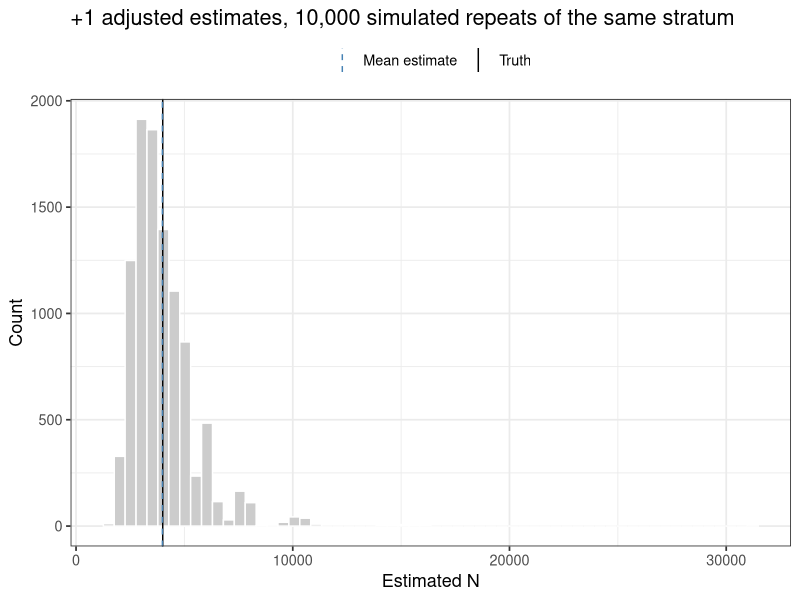
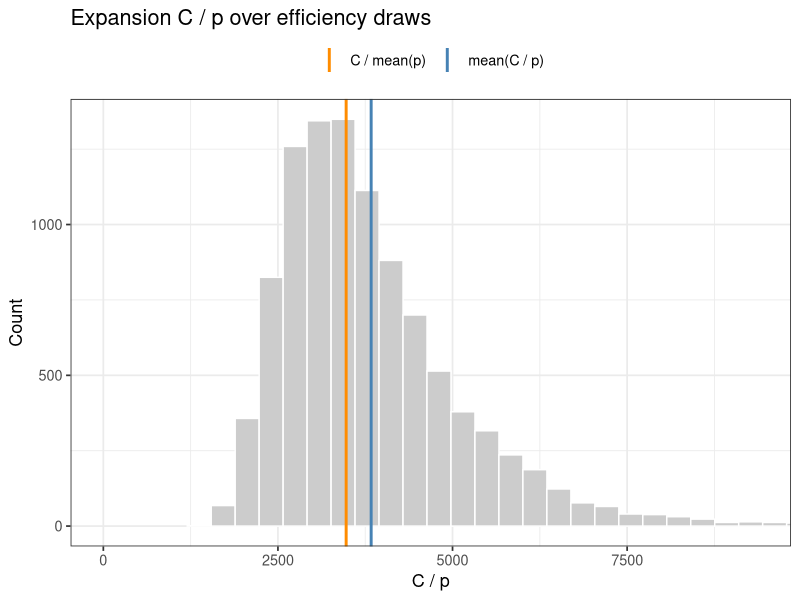

Generate these figures, in order, with R:
# Trap efficiency at a screw trap
# (Run time: under 5 seconds. Times vary up to 2x between computers.)
# (Run 00_setup.R once first: it installs packages and checks JAGS.)
#
# One stratum at a rotary screw trap. Some passing fish are caught. Separately,
# M fish are marked and released upstream (an efficiency trial), and R of them
# are caught again. R / M estimates trap efficiency, and the unmarked catch C
# divided by efficiency estimates how many fish passed.
#
# Two estimators of passage N:
#   Simple expansion:   C * M / R          (catch divided by R / M; it has the
#                                           Lincoln-Petersen form)
#   +1 adjusted:        C * (M + 1) / (R + 1)
# The +1 version is the same idea as Chapman's correction, written for this
# setup: here C is the unmarked catch and the marked fish come from a
# separate trial, which is not the two-sample design Chapman's formula
# assumes. For R ~ Binomial(M, p), E[(M + 1) / (R + 1)] = (1 - (1 - p)^(M + 1)) / p,
# so the adjusted estimator averages N * (1 - (1 - p)^(M + 1)): nearly
# unbiased unless M is tiny or p is very small.
#
# Plain R, no JAGS. All data are simulated, so we know the truth.
# This is a teaching example, not the estimator IDFG uses.

library(ggplot2)

# 0. The talk's exact toy example: plain Petersen, then Bailey ----
# The slide shows plain Lincoln-Petersen: N = C / (R/M) = MC/R = 10,000.
# Bailey's modification is an addition beyond the slide. Its +1 terms reduce
# small-sample bias and keep the estimate finite when R = 0, where MC/R
# divides by zero (section 2 shows how often that happens).
# Keep the slide's estimator and numbers separate from the independent-trial
# simulation below. Swapping M and C inside the +1 terms changes the estimator.
petersen <- function(M, C, R) M * C / R
bailey <- function(M, C, R) M * (C + 1) / (R + 1)
slide.M <- 200; slide.C <- 1000; slide.R <- 20
cat("Talk example (slide), plain Petersen:", petersen(slide.M, slide.C, slide.R), "\n")
cat("Addition, Bailey's modification:     ", round(bailey(slide.M, slide.C, slide.R)), "\n")
stopifnot(petersen(slide.M, slide.C, slide.R) == 10000,
          round(bailey(slide.M, slide.C, slide.R)) == 9533)
# With multiple disjoint strata, apply the formula to each stratum and sum.
# This second row is an additional hypothetical stratum, not a slide value.
strata.example <- data.frame(stratum = 1:2, M = c(200, 100),
                            C = c(1000, 400), R = c(20, 10))
strata.example$N.bailey <- with(strata.example, bailey(M, C, R))
print(strata.example)
cat("Sum of stratum estimates:", sum(strata.example$N.bailey), "\n")
# The remaining lesson uses a different design: C is an independent unmarked
# binomial catch and R comes from a separate release trial. Its adjustment is
# C*(M+1)/(R+1), which gives 9,571 for the slide inputs, NOT Bailey's 9,533.
# The expectation identity below applies to that simulation's adjustment.

set.seed(1)

# 1. One stratum ----

N <- 4000      # True number of fish passing the trap
p <- 0.15      # True trap efficiency (chance a passing fish is caught)
M <- 50        # Marked fish released upstream (few, so efficiency is uncertain)

C <- rbinom(1, N, p)   # Unmarked catch
R <- rbinom(1, M, p)   # Marked fish recaptured

p.hat <- R / M
N.simple <- C * M / R
N.adj <- C * (M + 1) / (R + 1)

cat("Catch C =", C, " Recaptures R =", R, "of M =", M, "\n")
cat("Efficiency estimate R / M =", round(p.hat, 3), " (truth", p, ")\n")
cat("Simple expansion N =", round(N.simple), "\n")
cat("+1 adjusted N      =", round(N.adj), "\n")
cat("Truth              =", N, "\n")

# 2. Repeat the same stratum many times ----
# Rerun this one stratum 10,000 times with the same truth (N, p, M). Only
# chance changes: which fish get caught and which marked fish come back.
# This is the sampling distribution: everything you could have gotten. In
# real life you get one of these. Not 10,000 different days or strata.

n.sims <- 10000
C.sim <- rbinom(n.sims, N, p)
R.sim <- rbinom(n.sims, M, p)
simple.sim <- C.sim * M / R.sim
adj.sim <- C.sim * (M + 1) / (R.sim + 1)

cat("\nAcross", n.sims, "simulated repeats of the same stratum:\n")
# With few marked fish, some repeats recapture none. The simple expansion
# then divides by zero; the +1 terms keep the adjusted version finite.
cat("Repeats with zero recaptures:", sum(R.sim == 0), "(simple expansion is infinite there)\n")
ok <- R.sim > 0
cat("Mean simple expansion (R > 0 only):", round(mean(simple.sim[ok])),
    " bias", round(100 * (mean(simple.sim[ok]) / N - 1), 1), "%\n")
cat("Mean +1 adjusted:                  ", round(mean(adj.sim)),
    " bias", round(100 * (mean(adj.sim) / N - 1), 1), "%\n")
cat("Expected from the formula:         ", round(N * (1 - (1 - p)^(M + 1))), "\n")
cat("Middle 95% of +1 adjusted:", round(quantile(adj.sim, c(0.025, 0.975))), "\n")

# 3. Jensen's inequality ----
# Efficiency is uncertain. Expanding by 1 / (average efficiency) is not the
# same as averaging the expansions. Draw efficiency from its posterior
# under a flat prior, Beta(R + 1, M - R + 1), and compare.

p.draws <- rbeta(10000, R + 1, M - R + 1)
cat("\nC / mean(p)  =", round(C / mean(p.draws)), "\n")
cat("mean(C / p)  =", round(mean(C / p.draws)), "\n")
cat("1 / p is convex, so the second is always larger. The gap grows as p gets small.\n")

# 4. Plot ----
# Each plot prints on its own.

p1 <- ggplot(data.frame(est = adj.sim), aes(est)) +
  geom_histogram(bins = 60, fill = "gray80", color = "white") +
  geom_vline(aes(xintercept = N, linetype = "Truth")) +
  geom_vline(aes(xintercept = mean(adj.sim), linetype = "Mean estimate"), color = "steelblue") +
  scale_linetype_manual(NULL, values = c("Truth" = "solid", "Mean estimate" = "dashed")) +
  labs(title = "+1 adjusted estimates, 10,000 simulated repeats of the same stratum", x = "Estimated N", y = "Count") +
  theme_bw(base_size = 13) + theme(legend.position = "top")
print(p1)

p2 <- ggplot(data.frame(x = C / p.draws), aes(x)) +
  geom_histogram(bins = 60, fill = "gray80", color = "white") +
  geom_vline(aes(xintercept = C / mean(p.draws), color = "C / mean(p)"), linewidth = 1) +
  geom_vline(aes(xintercept = mean(C / p.draws), color = "mean(C / p)"), linewidth = 1) +
  scale_color_manual(NULL, values = c("C / mean(p)" = "darkorange", "mean(C / p)" = "steelblue")) +
  coord_cartesian(xlim = c(0, quantile(C / p.draws, 0.995))) +   # trim the rare extreme draws from the axis
  labs(title = "Expansion C / p over efficiency draws", x = "C / p", y = "Count") +
  theme_bw(base_size = 13) + theme(legend.position = "top")
print(p2)

# Try this ----
# Predict before rerunning; reset each change before trying the next.
# 1. Set M <- 15 in the simulation. How many repeats have zero recaptures?
#    What happens to the simple estimator and to the adjusted estimates?
# 2. Set p <- 0.03. Does the +1 correction still give a mean close to truth?
#    How does the printed expectation help interpret the simulation?

# Lessons ----
# - Trap efficiency comes from marked fish: R / M. Abundance is catch divided
#   by efficiency, so every error in efficiency carries straight into N.
# - The simple expansion runs high when few marked fish are recaptured, and
#   is infinite when none are. Adding 1 to M and R corrects nearly all of that.
# - Match the estimator to the design: Chapman's formula is for two samples
#   from the same population; an efficiency trial is a different setup.
# - Efficiency is uncertain, and 1 / efficiency is curved. Averaging the
#   expansions, mean(C / p), is always larger than expanding by the average,
#   C / mean(p). That gap is Jensen's inequality, and it grows as p gets small.

# Where BPA teaches this ----
# Kery and Schaub (2012), section numbers as in the book and its JAGS code:
# - 1.3  The binomial distribution as a canonical description of the
#        observation process (catch and recaptures here are binomial draws)
# - 6.2.1  Closed-population size from capture-recapture, the simplest case
#          (model M0): estimating N from marked animals in a Bayesian model.
